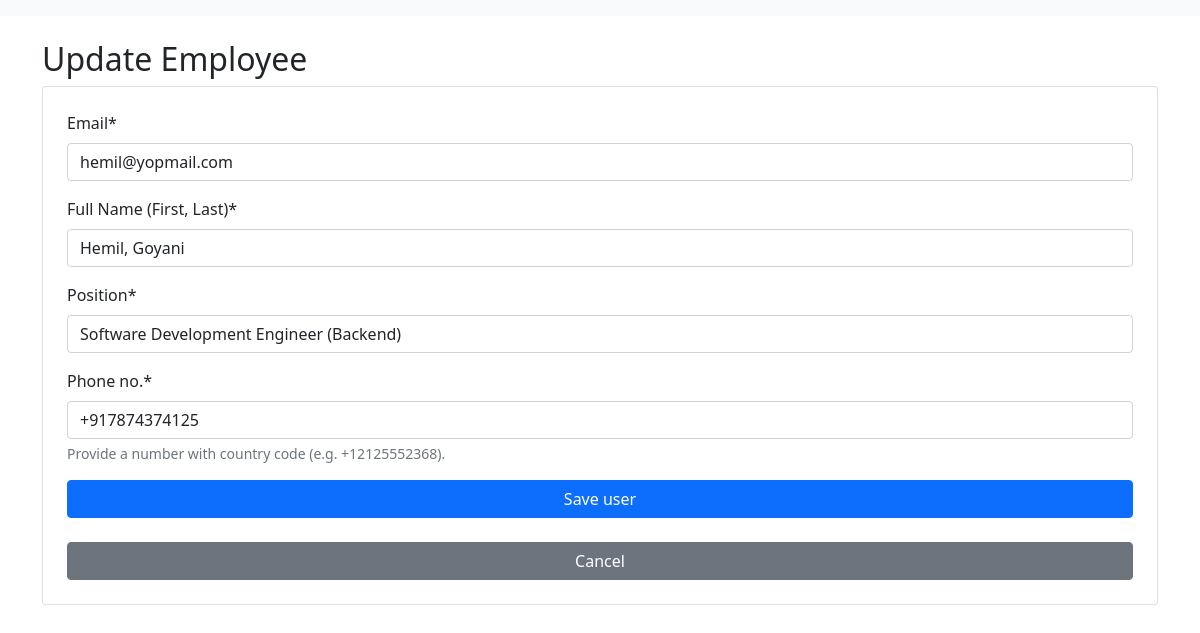
The app's page /users/update/1/ (signed in) with its own data.
### users/models.py (models this page shows, shortened)
class User(AbstractUser):
    username = None
    name = models.CharField(
        max_length=255, verbose_name="Full Name (First, Last)", null=True, blank=False
    )
    position = models.CharField(
        max_length=255, verbose_name="Position", null=True, blank=False
    )
    email = models.EmailField(max_length=255, unique=True, null=True, blank=False)
    phone = PhoneNumberField(
        verbose_name="Phone no.",
        help_text="Provide a number with country code (e.g. +12125552368).",
        null=True,
        blank=False,
    )
    USERNAME_FIELD = "email"
    REQUIRED_FIELDS = []
    objects = UserManager()
    class Meta:
        verbose_name = "User"
        verbose_name_plural = "Users"

### users/views.py (the view)
# urls.py: path('update/<int:pk>/', update_user, name="update_user"),
@login_required
def update_user(request, pk):
    employee = User.objects.get(id=pk)
    if request.method == 'POST':
        form = CustomUserUpdateForm(request.POST, instance=employee)
        if form.is_valid():
            form.save()
            return redirect('user_list')
    else:
        form = CustomUserUpdateForm(instance=employee)
    return render(request, 'update_user.html', {'form':form})

### users/forms.py
class CustomUserUpdateForm(forms.ModelForm):
    class Meta:
        model = User
        fields = ['email', 'name', 'position', 'phone']

### users/templates/update_user.html (shortened to what this page needs)
{% extends "base.html" %} {%block title%}Create Employee {%endblock%}
 {%block content%}
{%load crispy_forms_tags%}
<h2> Update Employee</h2>
<form method="POST" class="form-group card p-4">
    {{form | crispy}}
<button type="submit" class="btn btn-primary">Save user</button><br/>
<a href={%url 'user_list'%} class="btn btn-secondary">Cancel</a>
</form>
{%endblock%}

### records on screen
User: email "hemil@yopmail.com", name "Hemil, Goyani", position "Software Development Engineer (Backend)", phone "+917874374125"
